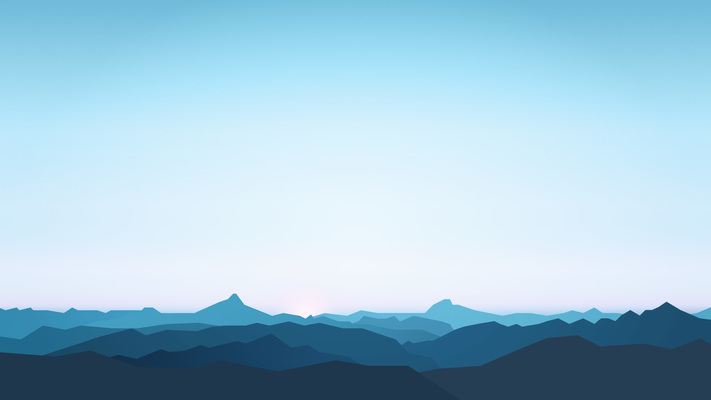
#> input picture Actividades/Filtros y video/fondo.jpg, 711 x 400 px, found by its file name
$ python practica-opencv.py
#> lines starting #> are read from the running program, lines starting #| are printed output that depends on the picture
import cv2
import numpy as np
img = cv2.imread(r"a\fondo.jpg", cv2.IMREAD_COLOR)
#> img is the input picture: shape (400, 711, 3); mean B, G, R 216.9, 197.5, 160.2
imgn = np.zeros(img.shape[:2], np.uint8)

r,g,b = cv2.split(img)
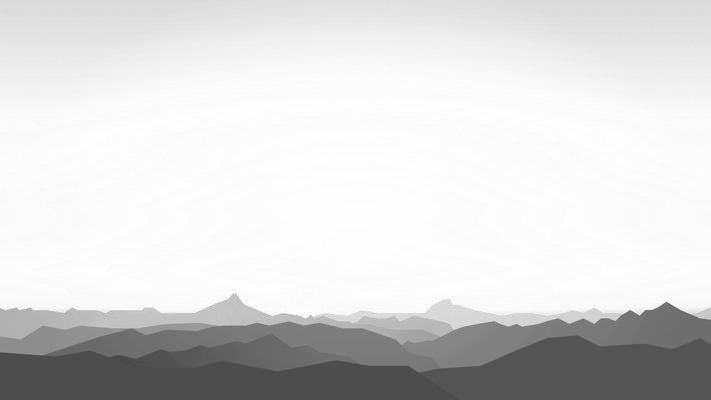
#> r: shape (400, 711); min 69, max 255, mean 216.9
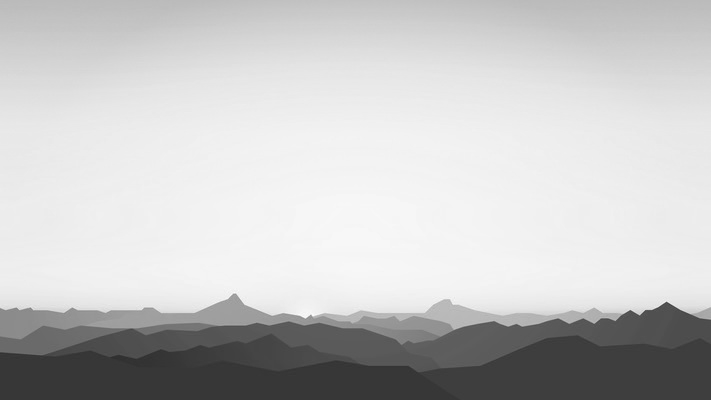
#> g: shape (400, 711); min 47, max 254, mean 197.5
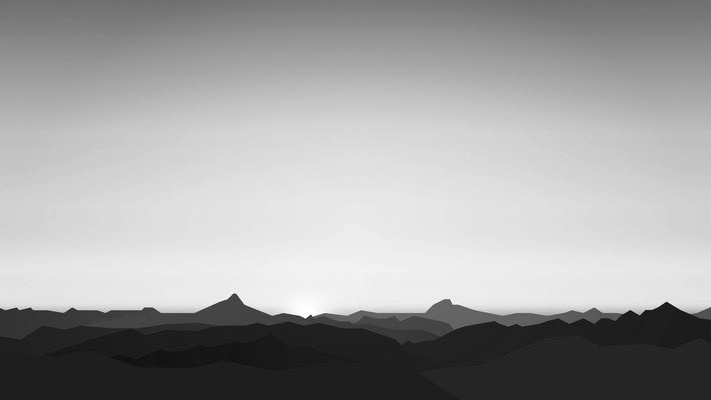
#> b: shape (400, 711); min 9, max 255, mean 160.2
print(img.shape)
#| (400, 711, 3)
imgb =cv2.merge([b, imgn, imgn])
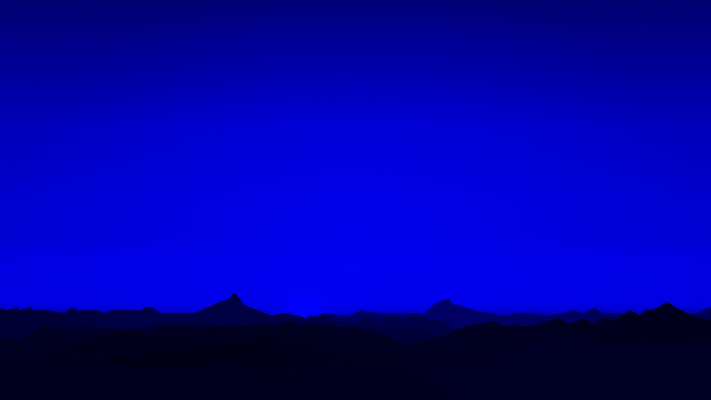
#> imgb: shape (400, 711, 3); mean of channels 0, 1, 2 160.2, 0, 0; drawn as B, G, R
imgg =cv2.merge([imgn, g, imgn])
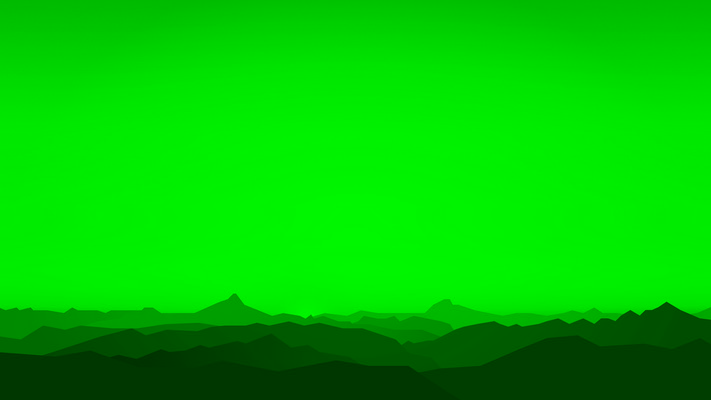
#> imgg: shape (400, 711, 3); mean of channels 0, 1, 2 0, 197.5, 0; drawn as B, G, R
imgr =cv2.merge([imgn, imgn, r])
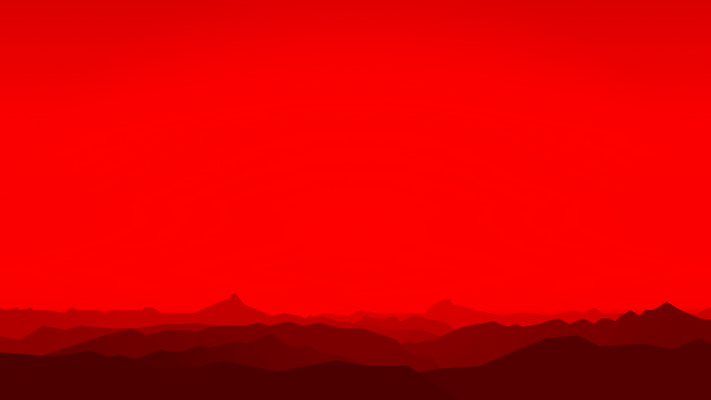
#> imgr: shape (400, 711, 3); mean of channels 0, 1, 2 0, 0, 216.9; drawn as B, G, R
imgnn =cv2.merge([r,g,b])
#img2 = cv2.cvtColor(img, cv2.COLOR_BGR2GRAY)
#img3 = cv2.cvtColor(img, cv2.COLOR_BGR2RGB)
#img4 = cv2.cvtColor(img, cv2.COLOR_BGR2HSV)

# Canales de colres en escala de grises
cv2.imshow('salida1', imgnn)
#cv2.imshow('salida2', imgg)
#cv2.imshow('salida3', imgr)
#cv2.imshow('salida4', imgb)

cv2.waitKey(0)
cv2.destroyAllWindows()

#Para data sets el HSV es el mejor para modelar por que se puede obtener la pureza del color
